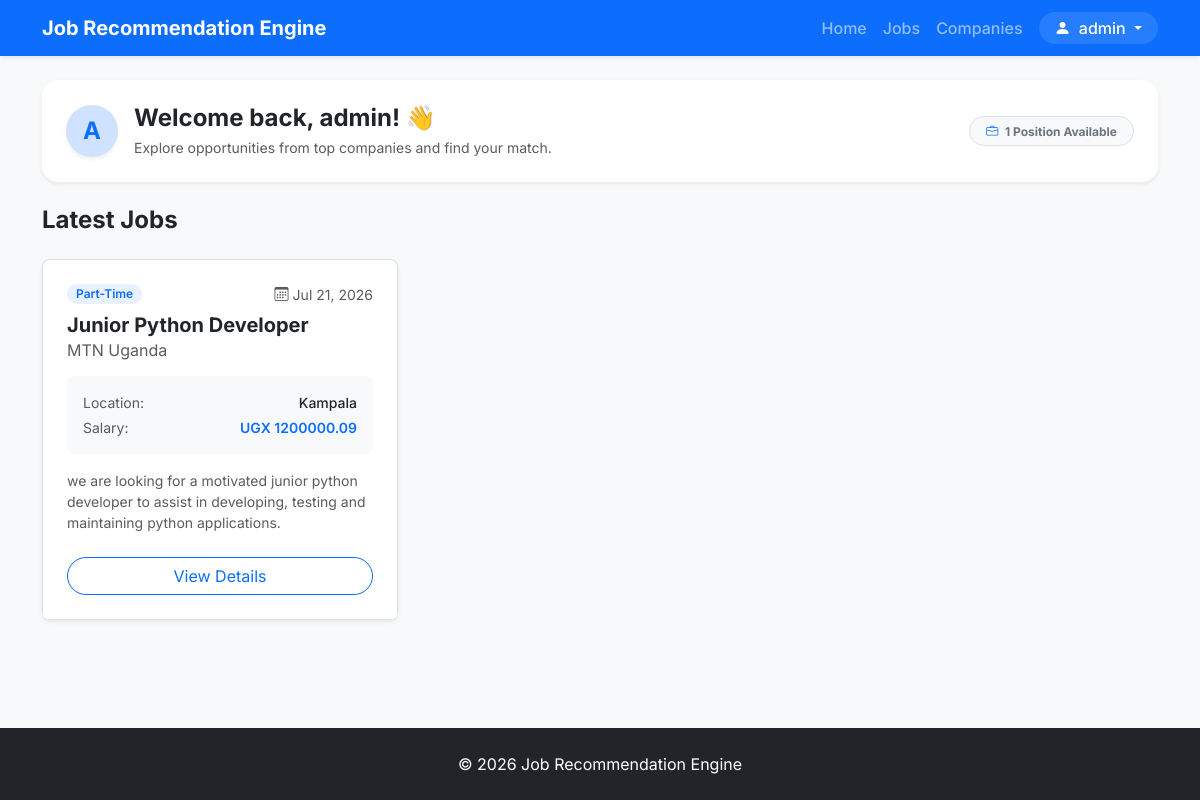
Page / (signed in) on the earlier database version.
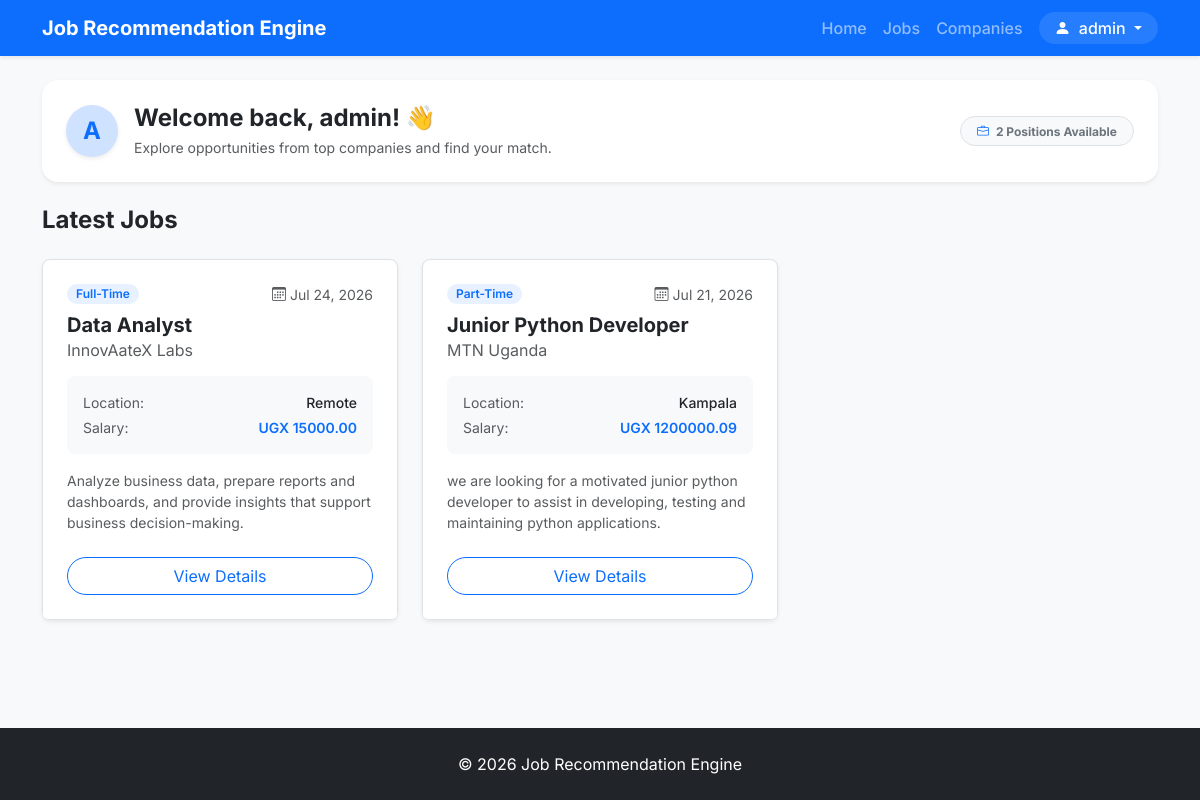
Same page on the later database version.
### recommender/models.py (models this page shows, shortened)
class Job(models.Model):
    JOB_TYPES = [
        ("Full-Time", "Full-Time"),
        ("Part-Time", "Part-Time"),
        ("Internship", "Internship"),
        ("Contract", "Contract"),
        ("Remote", "Remote"),
    ]
    title = models.CharField(max_length=200)
    company = models.ForeignKey(
        Company,
        on_delete=models.CASCADE,
        related_name="jobs"
    )
    posted_by = models.ForeignKey(
        User,
        on_delete=models.CASCADE,
        related_name="posted_jobs",
        null=True,
        blank=True,
    )
    category = models.ForeignKey(
        JobCategory,
        on_delete=models.CASCADE,
        related_name="jobs"
    )
    description = models.TextField()
    requirements = models.TextField()
    required_skills = models.TextField(
        help_text="Separate skills using commas"
    )
    location = models.CharField(max_length=100)
    salary = models.DecimalField(
        max_digits=10,
        decimal_places=2
    )
    experience_required = models.PositiveIntegerField()
    job_type = models.CharField(
        max_length=20,
        choices=JOB_TYPES
    )
    deadline = models.DateField()
    posted_at = models.DateTimeField(auto_now_add=True)

class Company(models.Model):
    name = models.CharField(max_length=200, unique=True)
    email = models.EmailField(blank=True)
    website = models.URLField(blank=True)
    location = models.CharField(max_length=100)
    description = models.TextField(blank=True)
    logo = models.ImageField(upload_to="company_logos/", blank=True, null=True)

### recommender/views/home.py (the view, shortened to what this page needs)
# urls.py: path("", home, name="home"),
def home(request):
    search_query = request.GET.get("search", "").strip()
    profile = get_user_profile(request.user)
    if profile.is_recruiter:
        return redirect("recruiter_dashboard")
    jobs = Job.objects.select_related("company", "category").order_by("-posted_at")
    if search_query:
        jobs = jobs.filter(
            Q(title__icontains=search_query) |
            Q(company__name__icontains=search_query) |
            Q(description__icontains=search_query)
        )
    return render(
        request,
        "home.html",
        {
            "jobs": jobs,
            "search_query": search_query,
        },
    )

### recommender/models.py (called while the page is built)
    @property
    def is_recruiter(self):
        return self.role == self.ROLE_RECRUITER

### recommender/utils.py (called while the page is built)
def get_user_profile(user):
    profile, _ = Profile.objects.get_or_create(user=user)
    return profile

### recommender/templates/home.html (shortened to what this page needs)
{% extends "base.html" %}
{% block content %}
<div class="container my-4">
    <div class="card border-0 shadow-sm rounded-4 bg-white p-4 mb-4">
        <div class="d-flex align-items-center justify-content-between flex-wrap gap-3">
            <div class="d-flex align-items-center gap-3">
                <div class="bg-primary-subtle text-primary rounded-circle d-flex align-items-center justify-content-center fw-bold fs-4 shadow-sm"
                    style="width:52px; height:52px; min-width:52px;">
                    {{ user.username|slice:":1"|upper }}
                </div>
                <div>
                    <h1 class="h4 fw-bold mb-1">
                        Welcome back, {{ user.get_full_name|default:user.username }}! 👋
                    </h1>
                    <p class="text-muted small mb-0">
                        Explore opportunities from top companies and find your match.
                    </p>
                </div>
            </div>
            <div>
                <span class="badge bg-light text-secondary border px-3 py-2 rounded-pill small">
                    <i class="bi bi-briefcase text-primary me-1"></i> {{ jobs|length }} Position{{ jobs|length|pluralize }} Available
                </span>
            </div>
        </div>
    </div>
    <div class="d-flex justify-content-between align-items-center mb-4">
        <h2 class="h4 fw-bold mb-0">Latest Jobs</h2>
    </div>
    <div class="row g-4 mb-5">
        {% for job in jobs %}
        <div class="col-md-6 col-lg-4">
            <div class="card card-modern h-100">
                <div class="card-body p-4">
                    <div class="d-flex justify-content-between align-items-start mb-2">
                        <span class="badge badge-custom badge-primary-soft">{{ job.job_type }}</span>
                        <small class="text-muted"><i class="bi bi-calendar3 me-1"></i>{{ job.posted_at|date:"M d, Y" }}</small>
                    </div>
                    <h3 class="h5 fw-bold mb-1">{{ job.title }}</h3>
                    <h6 class="text-muted mb-3 fw-normal">
                        {{ job.company.name }}
                    </h6>
                    <div class="bg-light rounded-3 p-3 mb-3 small">
                        <div class="d-flex justify-content-between mb-1">
                            <span class="text-muted">Location:</span>
                            <span class="fw-medium">{{ job.location }}</span>
                        </div>
                        <div class="d-flex justify-content-between">
                            <span class="text-muted">Salary:</span>
                            <span class="fw-semibold text-primary">UGX {{ job.salary }}</span>
                        </div>
                    </div>
                    <p class="card-text text-muted small mb-0">
                        {{ job.description|truncatewords:20 }}
                    </p>
                </div>
                <div class="card-footer bg-white border-0 p-4 pt-0">
                    <a href="{% url 'job_detail' job.id %}" class="btn btn-outline-primary w-100 rounded-pill">
                        View Details
                    </a>
                </div>
            </div>
        </div>
        {% endfor %}
    </div>
</div>
{% endblock %}

Differences in the rows shown:
added Job: job_type "Full-Time", posted_at "Jul 24, 2026", title "Data Analyst", company.name "InnovAateX Labs", location "Remote", salary "15000.00", description "Analyze business data, prepare reports and dashboards, and provide insights that support business decision-making."
Other differences:
{{ jobs|length }}: "1" → "2"
